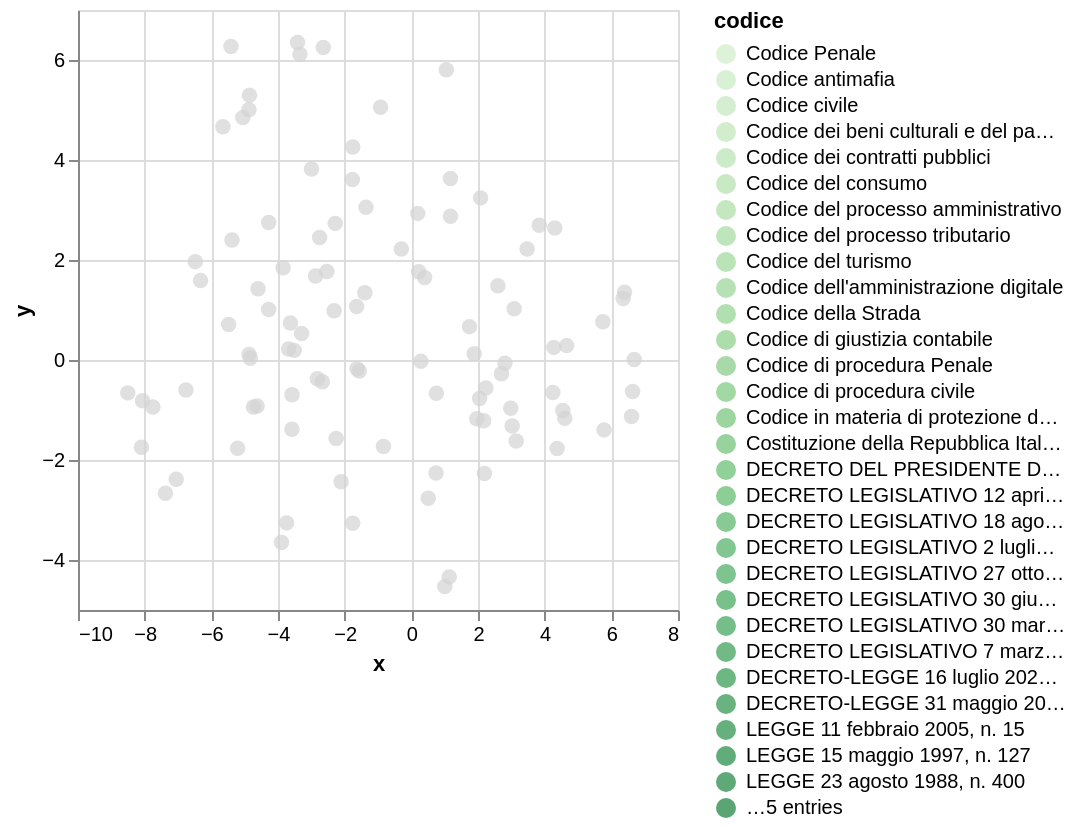

Express this chart as Vega-Lite.
### Vega-Lite specification from a JSON file in a GitHub repository (floating-point values rounded to 4 significant figures)
{"config": {"view": {"continuousWidth": 300, "continuousHeight": 300}}, "data": {"name": "data-ed793e579f90789b351a1cc0d475423e"}, "mark": {"type": "circle", "size": 60}, "encoding": {"color": {"condition": {"param": "param_2", "empty": false, "field": "codice", "scale": {"scheme": "greens"}, "type": "nominal"}, "value": "lightgray"}, "tooltip": [{"field": "codice", "type": "nominal"}], "x": {"field": "x", "type": "quantitative"}, "y": {"field": "y", "type": "quantitative"}}, "params": [{"name": "param_2", "select": {"type": "point", "fields": ["codice"]}, "bind": "legend"}], "$schema": "https://vega.github.io/schema/vega-lite/v5.17.0.json", "datasets": {"data-ed793e579f90789b351a1cc0d475423e": [{"x": -4.855, "y": 5.295, "codice": "Codice dei contratti pubblici"}, {"x": -6.324, "y": 1.588, "codice": "DECRETO LEGISLATIVO 30 giugno 2003, n. 196"}, {"x": -1.758, "y": 4.261, "codice": "Codice in materia di protezione dei dati personali"}, {"x": 0.7425, "y": -2.26, "codice": "Codice della Strada"}, {"x": 4.375, "y": -1.769, "codice": "Codice di procedura Penale"}, {"x": 6.638, "y": -0.6282, "codice": "Codice di procedura Penale"}, {"x": 4.66, "y": 0.2877, "codice": "Codice di procedura Penale"}, {"x": -1.643, "y": 1.072, "codice": "Codice dell'amministrazione digitale"}, {"x": -4.282, "y": 1.009, "codice": "DECRETO LEGISLATIVO 18 agosto 2000, n. 267"}, {"x": 3.026, "y": -1.319, "codice": "Codice civile"}, {"x": -2.641, "y": 6.251, "codice": "Codice dei contratti pubblici"}, {"x": 0.2201, "y": 1.766, "codice": "Codice di procedura civile"}, {"x": -8.063, "y": -0.817, "codice": "Versione consolidata del trattato sul funzionamento dell'Unione europea"}, {"x": -7.753, "y": -0.9384, "codice": "Trattato che istituisce la Comunità europea"}, {"x": 1.049, "y": 5.806, "codice": "Codice del consumo"}, {"x": 2.808, "y": -0.06535, "codice": "Codice di procedura civile"}, {"x": -5.482, "y": 0.7094, "codice": "DECRETO LEGISLATIVO 12 aprile 2006, n. 163"}, {"x": 4.603, "y": -1.165, "codice": "Codice Penale"}, {"x": -4.738, "y": -0.9394, "codice": "DECRETO DEL PRESIDENTE DELLA REPUBBLICA 20 marzo 1967, n. 223"}, {"x": 3.086, "y": 1.025, "codice": "Codice civile"}, {"x": -3.896, "y": -3.649, "codice": "LEGGE 7 aprile 2014, n. 56"}, {"x": 1.174, "y": 3.63, "codice": "Codice antimafia"}, {"x": -2.995, "y": 3.819, "codice": "DECRETO LEGISLATIVO 18 agosto 2000, n. 267"}, {"x": 2.237, "y": -0.5592, "codice": "Codice civile"}, {"x": 2.077, "y": 3.243, "codice": "Codice di procedura civile"}, {"x": -4.869, "y": 0.1083, "codice": "DECRETO LEGISLATIVO 12 aprile 2006, n. 163"}, {"x": -1.768, "y": 3.608, "codice": "DECRETO LEGISLATIVO 18 agosto 2000, n. 267"}, {"x": -0.8364, "y": -1.731, "codice": "Codice del consumo"}, {"x": -2.819, "y": -0.3741, "codice": "DECRETO LEGISLATIVO 7 marzo 2005, n. 82"}, {"x": 6.605, "y": -1.132, "codice": "Codice Penale"}, {"x": -3.583, "y": -1.385, "codice": "LEGGE 11 febbraio 2005, n. 15"}, {"x": 2.192, "y": -2.268, "codice": "Codice civile"}, {"x": -5.211, "y": -1.767, "codice": "LEGGE 23 agosto 1988, n. 400"}, {"x": 1.886, "y": 0.127, "codice": "Codice di procedura civile"}, {"x": -5.411, "y": 6.27, "codice": "Codice del consumo"}, {"x": -5.054, "y": 4.848, "codice": "Codice dei contratti pubblici"}, {"x": -3.579, "y": -0.6953, "codice": "DECRETO LEGISLATIVO 27 ottobre 2009, n. 150"}, {"x": 2.169, "y": -1.214, "codice": "Codice civile"}, {"x": -4.599, "y": 1.425, "codice": "DECRETO LEGISLATIVO 18 agosto 2000, n. 267"}, {"x": -2.106, "y": -2.434, "codice": "Codice del turismo"}, {"x": 3.473, "y": 2.219, "codice": "Codice civile"}, {"x": -7.378, "y": -2.666, "codice": "Regolamento (UE) 2021/1060 del Parlamento europeo e del Consiglio del 24 giugno 2021 recante le disposizioni comuni applicabili al Fondo europeo di sviluppo regionale, al Fondo sociale europeo Plus, al Fondo di coesione, al Fondo per una transizione giusta, al Fondo europeo per gli affari marittimi, la pesca e l’acquacoltura, e le regole finanziarie applicabili a tali fondi e al Fondo Asilo, migrazione e integrazione, al Fondo Sicurezza interna e allo Strumento di sostegno finanziario per la gestione delle frontiere e la politica dei visti"}, {"x": -5.654, "y": 4.664, "codice": "Codice dei contratti pubblici"}, {"x": -2.534, "y": 1.772, "codice": "DECRETO-LEGGE 31 maggio 2010, n. 78"}, {"x": 2.047, "y": -0.7715, "codice": "Codice civile"}, {"x": 4.303, "y": 2.641, "codice": "Codice Penale"}, {"x": -2.317, "y": 0.9866, "codice": "LEGGE 11 febbraio 2005, n. 15"}, {"x": -2.67, "y": -0.4352, "codice": "DECRETO LEGISLATIVO 7 marzo 2005, n. 82"}, {"x": -6.761, "y": -0.5993, "codice": "Costituzione della Repubblica Italiana"}, {"x": 5.783, "y": -1.398, "codice": "Codice Penale"}, {"x": 1.005, "y": -4.531, "codice": "Codice dei beni culturali e del paesaggio"}, {"x": -8.507, "y": -0.6578, "codice": "Versione consolidata del trattato sul funzionamento dell'Unione europea"}, {"x": -5.381, "y": 2.4, "codice": "Codice in materia di protezione dei dati personali"}, {"x": -0.9227, "y": 5.054, "codice": "DECRETO LEGISLATIVO 27 ottobre 2009, n. 150"}, {"x": 4.544, "y": -1.01, "codice": "Codice Penale"}, {"x": 0.2862, "y": -0.02705, "codice": "Codice di giustizia contabile"}, {"x": 0.75, "y": -0.6639, "codice": "Codice del processo tributario"}, {"x": 1.174, "y": 2.874, "codice": "Codice del processo amministrativo"}, {"x": -3.682, "y": 0.2196, "codice": "DECRETO LEGISLATIVO 30 giugno 2003, n. 196"}, {"x": -2.255, "y": -1.572, "codice": "Codice del turismo"}, {"x": 2.702, "y": -0.2761, "codice": "Codice di procedura civile"}, {"x": -2.284, "y": 2.732, "codice": "DECRETO LEGISLATIVO 30 giugno 2003, n. 196"}, {"x": -4.831, "y": 0.03631, "codice": "DECRETO LEGISLATIVO 12 aprile 2006, n. 163"}, {"x": -1.63, "y": -0.173, "codice": "DECRETO LEGISLATIVO 2 luglio 2010, n. 104"}, {"x": 4.274, "y": 0.2521, "codice": "Codice di procedura Penale"}, {"x": -4.626, "y": -0.9222, "codice": "DECRETO DEL PRESIDENTE DELLA REPUBBLICA 20 marzo 1967, n. 223"}, {"x": -3.414, "y": 6.351, "codice": "Codice dei contratti pubblici"}, {"x": -3.293, "y": 0.5313, "codice": "DECRETO LEGISLATIVO 30 giugno 2003, n. 196"}, {"x": 1.136, "y": -4.338, "codice": "Codice dei beni culturali e del paesaggio"}, {"x": 4.244, "y": -0.6518, "codice": "Codice Penale"}, {"x": 2.982, "y": -0.9638, "codice": "Codice civile"}, {"x": -3.848, "y": 1.845, "codice": "DECRETO LEGISLATIVO 30 marzo 2001, n. 165"}, {"x": -4.873, "y": 5.005, "codice": "Codice dei contratti pubblici"}, {"x": -1.395, "y": 1.347, "codice": "Codice dell'amministrazione digitale"}, {"x": -1.562, "y": -0.2181, "codice": "DECRETO LEGISLATIVO 2 luglio 2010, n. 104"}, {"x": 0.507, "y": -2.766, "codice": "Codice della Strada"}, {"x": 0.1924, "y": 2.932, "codice": "Codice del processo amministrativo"}, {"x": -3.515, "y": 0.1925, "codice": "DECRETO LEGISLATIVO 30 giugno 2003, n. 196"}, {"x": -0.3008, "y": 2.22, "codice": "Codice del processo amministrativo"}, {"x": 2.597, "y": 1.484, "codice": "Codice civile"}, {"x": -2.874, "y": 1.679, "codice": "DECRETO-LEGGE 16 luglio 2020, n. 76"}, {"x": 1.964, "y": -1.176, "codice": "Codice civile"}, {"x": -6.481, "y": 1.967, "codice": "DECRETO LEGISLATIVO 30 giugno 2003, n. 196"}, {"x": -8.096, "y": -1.744, "codice": "Trattato che istituisce la Comunità europea"}, {"x": -7.053, "y": -2.386, "codice": "Regolamento (UE) 2021/1149 del Parlamento europeo e del Consiglio del 7 luglio 2021 che istituisce il Fondo Sicurezza interna"}, {"x": 3.146, "y": -1.621, "codice": "Codice di procedura civile"}, {"x": -2.751, "y": 2.449, "codice": "DECRETO LEGISLATIVO 18 agosto 2000, n. 267"}, {"x": 6.395, "y": 1.353, "codice": "Codice Penale"}, {"x": -3.742, "y": -3.258, "codice": "LEGGE 7 aprile 2014, n. 56"}, {"x": 0.3987, "y": 1.648, "codice": "Codice civile"}, {"x": -1.758, "y": -3.264, "codice": "Codice del turismo"}, {"x": -3.627, "y": 0.7407, "codice": "DECRETO LEGISLATIVO 30 giugno 2003, n. 196"}, {"x": 5.746, "y": 0.7632, "codice": "Codice Penale"}, {"x": 6.685, "y": 0.01183, "codice": "Codice Penale"}, {"x": 1.743, "y": 0.6671, "codice": "Codice civile"}, {"x": -4.279, "y": 2.752, "codice": "LEGGE 15 maggio 1997, n. 127"}, {"x": -1.361, "y": 3.053, "codice": "LEGGE 15 maggio 1997, n. 127"}, {"x": 3.837, "y": 2.693, "codice": "Codice di procedura civile"}, {"x": -3.342, "y": 6.116, "codice": "Codice dei contratti pubblici"}, {"x": 6.355, "y": 1.23, "codice": "Codice Penale"}]}}
